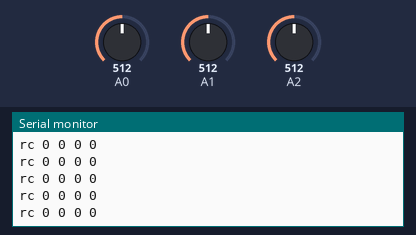
Recording of a sketch running on a simulated Arduino Leonardo, built with avr-gcc and run on an emulated ATmega32U4. Parts: the last lines printed to the serial monitor. The inputs (shaded band) are chosen by the test bench; at power-on: A0 = 512, A1 = 512, A2 = 512. USB keyboard and mouse output is not drawn.

Above: at 1.2 s.
1.3 s: A0 set to 716
At 2.3 s:
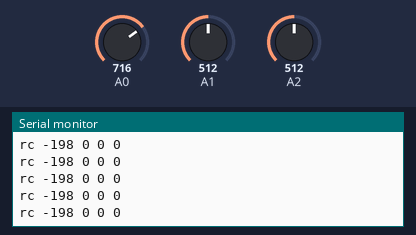
2.8 s: A1 set to 716
At 3.8 s:
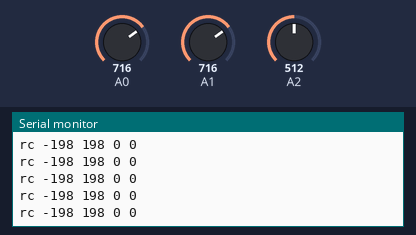
4.3 s: A0 set to 900
At 4.9 s:
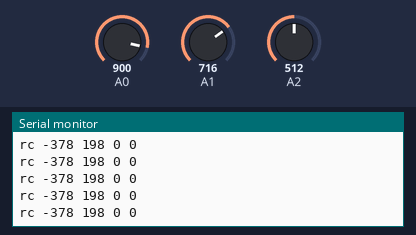
5.8 s: A1 set to 900
At 6.9 s:
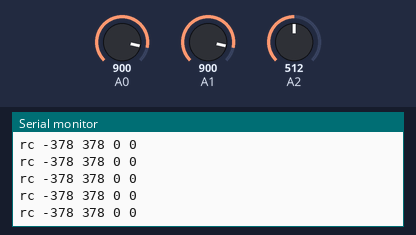
Timing chart, 0 to 8.3 s (numbered marks = the images above; inputs shaded):
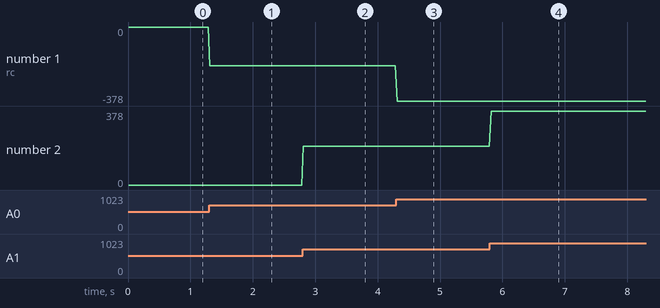

The sketch:

accelerometer_read_axis.ino
```cpp
#include <Mouse.h>
#include <stdlib.h>

const int xInput = A0;
const int yInput = A1;
const int zInput = A2;

// initialize minimum and maximum Raw Ranges for each axis
int RawMin = 0;
int RawMax = 1023;

// Take multiple samples to reduce noise
const int sampleSize = 10;

struct gForce {
  float x;
  float y;
  float z;
} currentGForceVal, prevGForceVal;

void setup()
{
  Mouse.begin();
  analogReference(EXTERNAL);
  Serial.begin(9600);
  prevGForceVal = measureG(prevGForceVal);
}

void loop()
{

  currentGForceVal = measureG(currentGForceVal);
//  Serial.print("X, Y, Z  :: ");
//  Serial.print(currentGForceVal.x);
//  Serial.print("G, ");
//  Serial.print(currentGForceVal.y);
//  Serial.print("G, ");
//  Serial.print(currentGForceVal.z);
//  Serial.println("G");

  int mouseMoveX = int(((prevGForceVal.x-currentGForceVal.x)*100) + 0.5);
  int mouseMoveY = int(((prevGForceVal.y-currentGForceVal.y)*100) + 0.5);
  mouseMoveY = -mouseMoveY;
  if (abs(mouseMoveX)<3)
    mouseMoveX = 0;
  if (abs(mouseMoveY)<3)
    mouseMoveY = 0;
//  Serial.print(mouseMoveX);
//  Serial.print(", ");
//  Serial.print(mouseMoveY);
//  Serial.println();
  //Mouse.move(mouseMoveX, mouseMoveY, 0);
//  if (mouseMoveX == 0) {
//
//  } else if (mouseMoveX<0) {
//    int amount = map(mouseMoveX, 0, 60, 20, 500);
//    Serial.print("left ");
//    Serial.println(abs(amount));
//  } else if (mouseMoveX>0) {
//    int amount = map(mouseMoveX, 0, 60, 20, 500);
//    Serial.print("right ");
//    Serial.println(abs(amount));
//  }
//  if (mouseMoveY == 0) {
//
//  } else if (mouseMoveY>0) {
//    int amount = map(mouseMoveY, 0, 60, 20, 500);
//    Serial.print("forward ");
//    Serial.println(abs(amount));
//  }
//  else if (mouseMoveY<0) {
//    int amount = map(mouseMoveY, 0, 60, 20, 500);
//    Serial.print("back ");
//    Serial.println(abs(amount));
//  }
  int amountX = map(mouseMoveX, -60, 60, -100, 100);
  int amountY = map(mouseMoveY, -60, 60, -100, 100);
  Serial.print("rc ");
  Serial.print(amountX);
  Serial.print(" ");
  Serial.print(amountY);
  Serial.println(" 0 0");

  delay(20);
}

// Take samples and return the average
int ReadAxis(int axisPin)
{
  long reading = 0;
  analogRead(axisPin);
  delay(1);
  for (int i = 0; i < sampleSize; i++)
  {
  reading += analogRead(axisPin);
  }
  return reading/sampleSize;
}

gForce measureG (gForce givenStruct) {
  //Read raw values
  int xRaw = ReadAxis(xInput);
  int yRaw = ReadAxis(yInput);
  int zRaw = ReadAxis(zInput);

  // Convert raw values to 'milli-Gs"
  long xScaled = map(xRaw, RawMin, RawMax, -3000, 3000);
  long yScaled = map(yRaw, RawMin, RawMax, -3000, 3000);
  long zScaled = map(zRaw, RawMin, RawMax, -3000, 3000);

  // re-scale to fractional Gs
  givenStruct.x = xScaled / 1000.0;
  givenStruct.y = yScaled / 1000.0;
  givenStruct.z = zScaled / 1000.0;

  return givenStruct;
}
```

Measured:
- after the input at 1.3 s, the serial monitor: prints a new line at once (image 1)
- after the input at 2.8 s, the serial monitor: prints a new line at once (image 2)
- after the input at 4.3 s, the serial monitor: prints a new line at once (image 3)
- after the input at 5.8 s, the serial monitor: prints a new line at once (image 4)
- plotted number 1: 0 → -198 after the input at 1.3 s, -198 → -378 after the input at 4.3 s
- plotted number 2: 0 → 198 after the input at 2.8 s, 198 → 378 after the input at 5.8 s
